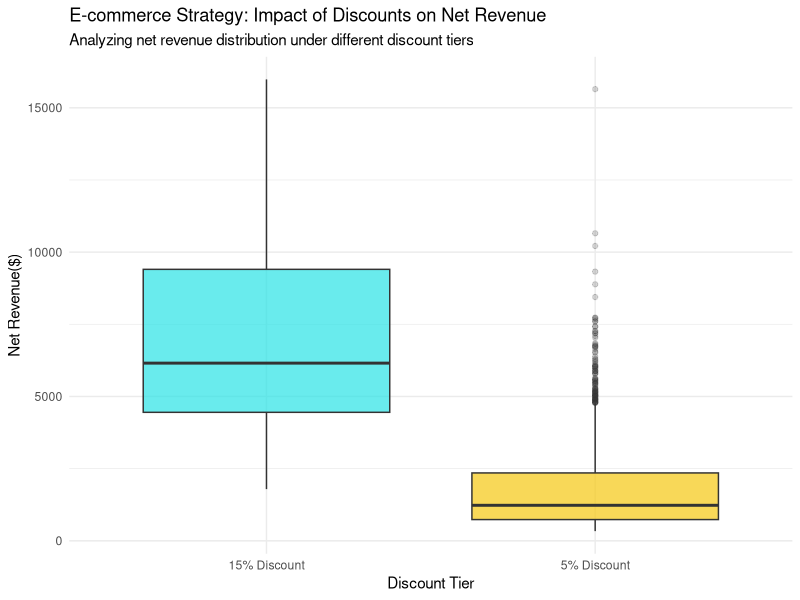

Write the R code that produced this figure.
# 1. Load Essential Library
library(tidyverse)
# 2. Load the Dataset
data("diamonds")
# 3. Data Cleaning & Feature Engineering
# We simulate a tiered discount strategy for the e-commerce platform.
ecommerce_data <- diamonds %>%
  # Clean data: Remove extreme outliers
  filter(price>0, carat<2.5) %>%
  # Feature Engineering: Create a new variable 'discount_tier'
  # Business Rule: Products heavier than 1 unit get a 15% discount; others get 5%.
  mutate(
    discount_tier=ifelse(carat>1, "15% Discount", "5% Discount"),
    # Calculate the actual net revenue after the discount is applied
    net_revenue=price*(1-ifelse(carat>1, 0.15, 0.05))
  ) %>%
  # Randomly sample 10% of the data to make the plot clean and run faster
  sample_frac(0.1)
# 4. Data Visualization: Comparing Net Revenue across Discount Tiers.
ggplot(ecommerce_data, aes(x=discount_tier, y=net_revenue, fill=discount_tier))+
  # Use a boxplot to compare the revenue distribution between the two discount groups
  geom_boxplot(alpha=0.7, outlier.alpha=0.2)+
  # Customize colors: 5% discount in blue, 15% discount in green
  scale_fill_manual(values=c("5% Discount=blue", "15% Discount=green"))+
  # Add professional titles and axis labels
  labs(
    title="E-commerce Strategy: Impact of Discounts on Net Revenue",
    subtitle="Analyzing net revenue distribution under different discount tiers",
    x="Discount Tier",
    y="Net Revenue($)",
    fill="Discount Strategy"
  )+
  # Apply a clean, professional theme
  theme_minimal()+
  # Hide the legend
  theme(legend.position="none")
# 5. Business Insights
# The 15% discount group shows a much wider interquartile range, indicating that deep discounts make net revenue highly volatile and unpredictable.
# The 5% discount group has a much tighter distribution, suggesting that smaller, targeted discounts provide more stable and predictable profits.
# E-commerce platforms should avoid applying blanket deep discounts across all products. Instead, they should use deep discounts only as a targeted strategy for premium items to drive traffic, while protecting margins on standard items.
